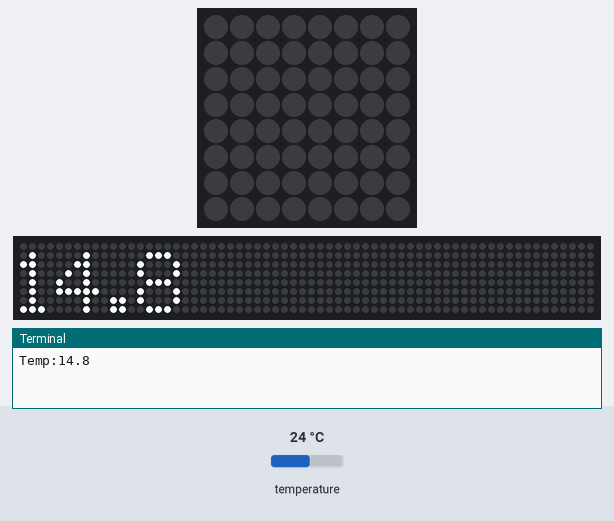
Bench run of a program on a simulated Raspberry Pi (BCM pin numbers) with a Sense HAT. On the bench: the Sense HAT's 8×8 RGB LED matrix, a strip that is not on the board, showing the scrolling text unrolled, the last lines printed to the terminal. The test bench sets the inputs (shaded band); at power-on: temperature 24 °C. The clock reads 2024-03-15 10:24:30 at power-on unless the program sets it; the 64×8 strip is a reading aid, not a part: it shows the text the matrix is scrolling, unrolled, one strip-width of it at a time.

Above: at 2.69 s.
10.8 s: temperature set to 19 °C
At 12.89 s:
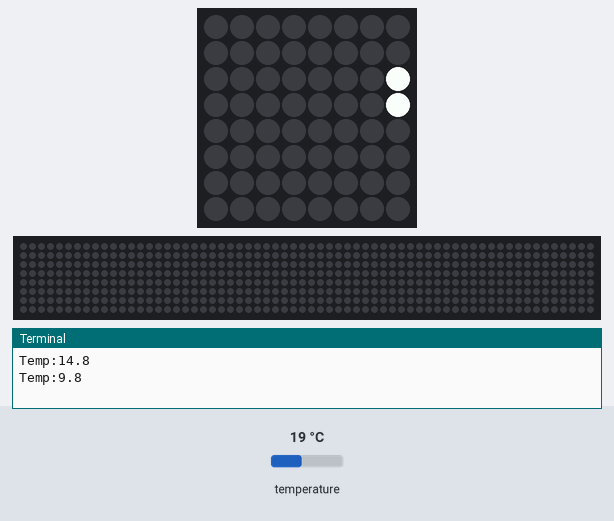
At 16.0 s:
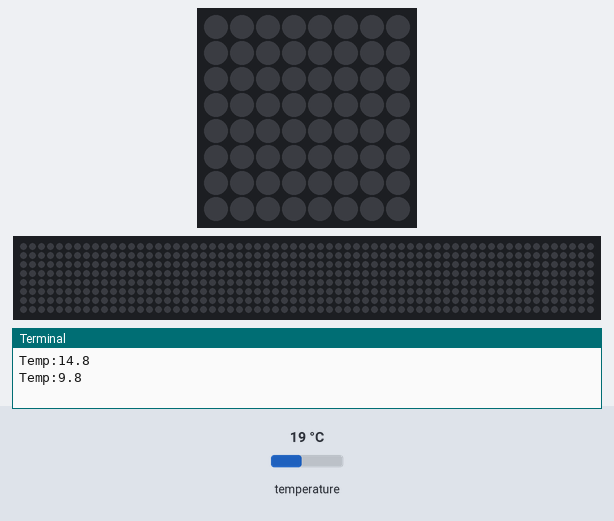
20.3 s: temperature set to 28 °C
At 25.71 s:
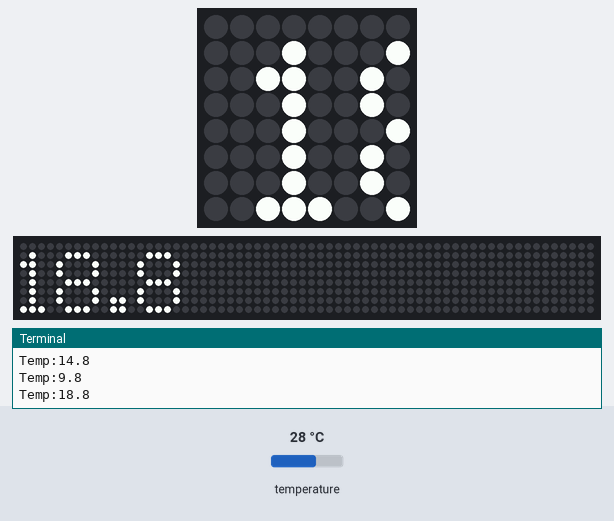

The program:

sensor.py
```python
from sense_hat import SenseHat
import time
import json
from datetime import datetime
from socket import *
#This is our UDP client setup
serverAddress = "192.168.1.114"
serverPort = 12000
clientSocket = socket(AF_INET, SOCK_DGRAM)
#This is our temp sensor
sense = SenseHat()
green = (0, 255, 0)
red = (255, 0, 0)
blue = (0, 0, 255)
white = (255, 255, 255)

def update_temp():
    temp = sense.temp
    temp_value = (temp - 9.2)
    roundedtemp = round(temp_value, 1)
    return roundedtemp

def show_temp(temp):
   tempstring = str(temp)
   print("Temp:"+ (tempstring))
   sense.show_message(tempstring)
#In this loop the temp sensor measures temp every 10 seconds and converts timestamp+temp to a json format
while True:
    measured_temp = update_temp()
    show_temp(measured_temp)
    current_time = datetime.now().strftime("%H:%M:%S")
    data = {
        "time": current_time,
        "temp": measured_temp
    }
    json_string = json.dumps(data)
    clientSocket.sendto(json_string.encode(), (serverAddress, serverPort))
    time.sleep(10)
```
